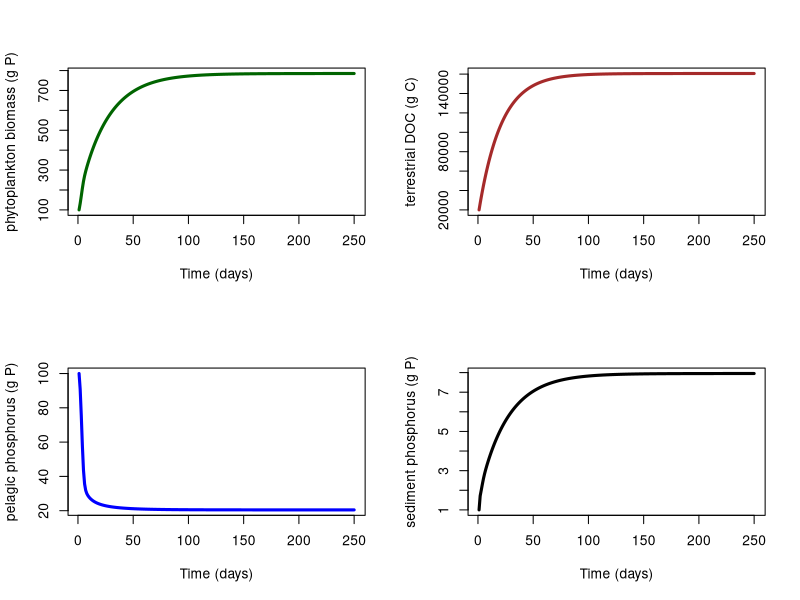

Reproduce this figure in R.
## Using Carly's GRFP Model (rates v. fates + Diehl pelagic GPP, but has sediment P state variable) as a starting place
## biggest issue currently is that it assumes well-mixed water column
## also ignores labile v. recalcitrant C

rm(list=ls())

library(deSolve)

# define the model
tstep=function(t, y, parms) {
  with(as.list(c(y,parms)),{
  
    ###### Intermediate calculations
    V=Al*zmax  # lake volume [m3]
    Vsed=Al*zsed  # volume of active lake sediments [m3]
    precip=map/365  # daily precipitation [m d-1]
    Qin=(precip - ec)*Ac  # watershed hydrologic input [m3 d-1]
    Qprecip=precip*Al  # water input from direct precipitation [m3 d-1]
    Qout=Qin + (precip-el)*Al  # outflow through lake outlet [m3 d-1]
    Qevap=el*Al  # water loss via evaporation [m3 d-1]
    
    kd=kbg + (kc*C) + (ka*A)  # light attenuation coefficient of lake water [m-1] 
    Izmax=I0*exp(-kd*zmax)  # light available at bottom of the lake [uE]
  
    ###### Differential equations
    dC=(Qin*Cin) - ((C/V)*Qout) + (Qprecip*Cprecip) - d*C  # terrestrial dissolved organic carbon pool [g C]
    dA=(((pa/(kd*zmax))*log((ha+I0)/(ha+Izmax))*((P/V)/((P/V)+ma))) - la - (r/zmax) - (Qout/V))*A  # phytoplankton pool [g P]
    dP=(Qin*Pin) - ((P/V)*Qout) + (Qprecip*Pprecip) - ((pa/(kd*zmax))*log((ha+I0)/(ha+Izmax))*((P/V)/((P/V)+ma)))*A + (la*A) + ((ap/zmax)*((S/Vsed)-(P/V)))*V  # dissolved bioavailable phosphorus pool [g P]
    dS=(r/zmax)*A - ((ap/zmax)*((S/Vsed)-(P/V)))*V - b*S  # bioavailable sediment phosphorus pool [g P]
    
    return(list(c(dC=dC, dA=dA, dP=dP, dS=dS)))
  })
}

###### defining initial states, parameters, and time over which to solve
x0=c(C=1*10000*2, A=0.005*10000*2, P=0.005*10000*2, S=1)
parms=c(kbg=-0.05, kc=0.00000042, ka=0.000015, I0=300, zmax=2, Cin=10, Cprecip=1, d=0.01, pa=1, ha=100,
        ma=0.003, la=0.1, r=0.1, Pin=0.040, Pprecip=0.005, ap=0.05, b=0.001, map=0.8, 
        ec=0.0014, Al=10000, el=0.0025, zsed=0.01, Ac=1000000)
times=1:250

###### simulate and plot results
run=ode(y = x0, times = times, func = tstep, parms = parms, method = "lsoda")

dev.new()
par(mfrow=c(2,2))
plot(run[,1], run[,3], type = 'l', lwd=3,col='darkgreen',xlab='Time (days)', ylab='phytoplankton biomass (g P)')
plot(run[,1],run[,2],type='l',lwd=3,col='brown',xlab='Time (days)',ylab='terrestrial DOC (g C)')
plot(run[,1],run[,4],type='l',lwd=3,col='blue',xlab='Time (days)',ylab='pelagic phosphorus (g P)')
plot(run[,1],run[,5],type='l',lwd=3,col='black',xlab='Time (days)',ylab='sediment phosphorus (g P)')
